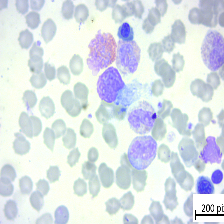
#> input picture engine_cancer/tmp/prepared_data/benign/Benign1066.png, 224 x 224 px, given in place of F1.jpg, which was not available
$ python main.py
#> lines starting #> are read from the running program, lines starting #| are printed output that depends on the picture; after the words box and inside, x2 and y2 are one past the last pixel; in counts of white or black regions, pixels touching at a corner belong together; pictures that were not available may be replaced by others from this repository, and a replacement may not be noted
import cv2
import show
import numpy as np
import matplotlib.pyplot as plt

from sklearn.cluster import KMeans
from imutils import paths
from scipy import ndimage as ndi
from skimage import morphology

class crp:
    def __init__(self):
        self.img = "./F1.jpg"
        # self.o_img = []

    def crop(self):
        i= cv2.imread(self.img)
#> i is the input picture: shape (224, 224, 3); mean B, G, R 231.7, 225.6, 218.1
        i= cv2.cvtColor(i, cv2.COLOR_BGR2RGB)
        i= cv2.resize(i,(300,300))
#> i: shape (300, 300, 3)
        # self.o_img.append(i)

        i_lab = cv2.cvtColor(i, cv2.COLOR_RGB2LAB)
#> i_lab: shape (300, 300, 3); mean of channels 0, 1, 2 227.8, 127.1, 124
        l,a,b = cv2.split(i_lab)
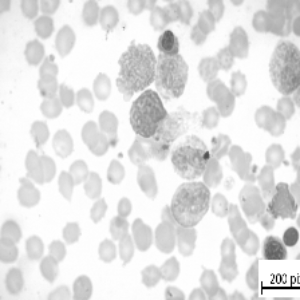
#> l: shape (300, 300); min 0, max 255, mean 227.8
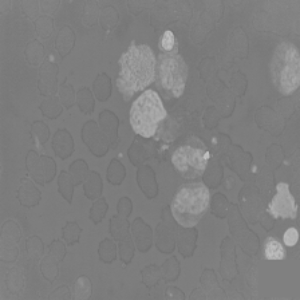
#> a: shape (300, 300); min 111, max 194, mean 127.1
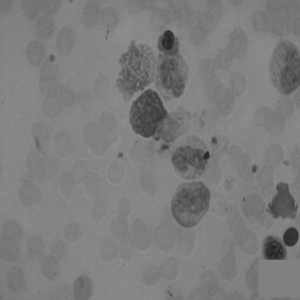
#> b: shape (300, 300); min 37, max 147, mean 124
        # a_img.append(a)

        i2 = a.reshape(a.shape[0]*a.shape[1],1)
        km= KMeans(n_clusters=7, random_state=0).fit(i2)
        p2s= km.cluster_centers_[km.labels_]
        ic= p2s.reshape(a.shape[0],a.shape[1])
        ic = ic.astype(np.uint8)
        # c_img.append(ic)/

        r,t = cv2.threshold(ic,141,255 ,cv2.THRESH_BINARY)
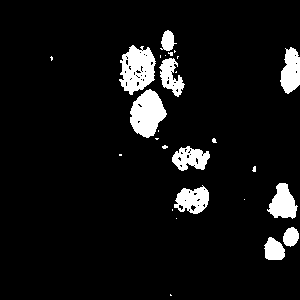
#> t: shape (300, 300); 7.2% white; 27 white regions (17 under 20 px), largest, box (x1, y1, x2, y2) and area: (119, 45, 156, 95) 1212, (130, 89, 167, 138) 1190, (267, 183, 298, 219) 690
        # b_img.append(t)

        fh = ndi.binary_fill_holes(t)
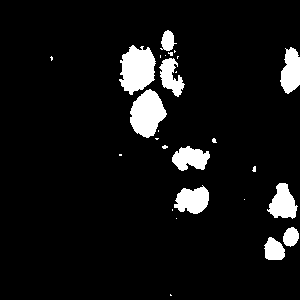
#> fh: shape (300, 300) bool; 7.4% white; 27 white regions (17 under 20 px), largest, box (x1, y1, x2, y2) and area: (119, 45, 156, 95) 1284, (130, 89, 167, 138) 1199, (174, 185, 209, 214) 708
        m1 = morphology.remove_small_objects(fh, 200)
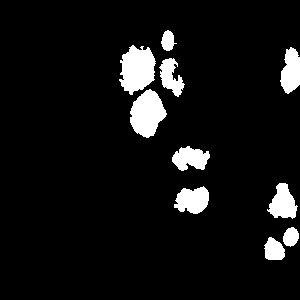
#> m1: shape (300, 300) bool; 7.3% white; 10 white regions, largest, box (x1, y1, x2, y2) and area: (119, 45, 156, 95) 1284, (130, 89, 167, 138) 1199, (174, 186, 209, 214) 707
        m2 = morphology.remove_small_holes(m1,250)
        # m2 = ndi.binary_fill_holes(m2)
        #m1 = m1.astype(np.uint8)
        #m1_imgs.append(m1)
        m2 = m2.astype(np.uint8)
        # m_img.append(m2)

        out = cv2.bitwise_and(i, i, mask=m2)
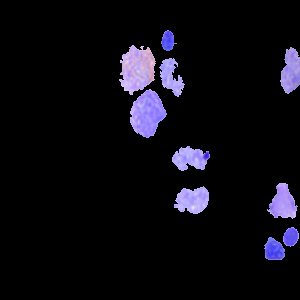
#> out: shape (300, 300, 3); mean R, G, B 12.3, 11, 17.6

#> (the run stopped early here; a loop or call above may not have finished)

$ run again, on engine_cancer/tmp/prepared_data/benign/Benign2242.png
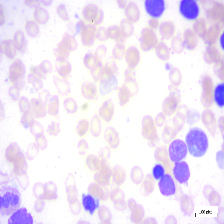
#> input picture engine_cancer/tmp/prepared_data/benign/Benign2242.png, 224 x 224 px, given in place of F1.jpg, which was not available
#> in crop, i is the input picture: shape (224, 224, 3); mean B, G, R 245.8, 226.7, 237.6
#> i_lab: shape (300, 300, 3); mean of channels 0, 1, 2 233.4, 135.7, 120
#> in crop, `r,t = cv2.threshold(ic,141,255 ,cv2.THRESH_BINARY)`:
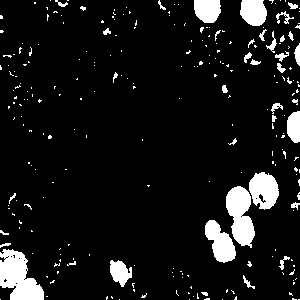
#> t: shape (300, 300); 8.9% white; 252 white regions (214 under 20 px), largest, box (x1, y1, x2, y2) and area: (0, 249, 44, 300) 1423, (226, 186, 255, 248) 1163, (249, 172, 279, 210) 814
#> fh: shape (300, 300) bool; 9% white; 252 white regions (214 under 20 px), largest, box (x1, y1, x2, y2) and area: (0, 249, 44, 300) 1444, (226, 186, 255, 248) 1164, (249, 172, 279, 210) 840
#> m2: shape (300, 300) bool; 6.9% white; 8 white regions, largest, box (x1, y1, x2, y2) and area: (0, 249, 44, 300) 1607, (226, 186, 255, 248) 1164, (249, 172, 279, 210) 840
#> in crop, `out = cv2.bitwise_and(i, i, mask=m2)`:
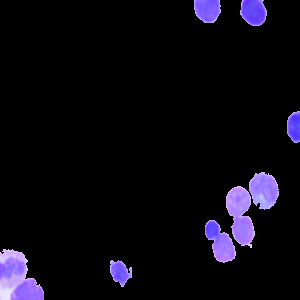
#> out: shape (300, 300, 3); mean R, G, B 11, 8.7, 17.5

$ run again, on engine_cancer/tmp/prepared_data/benign/Benign2398.png
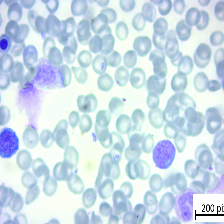
#> input picture engine_cancer/tmp/prepared_data/benign/Benign2398.png, 224 x 224 px, given in place of F1.jpg, which was not available
#> in crop, i is the input picture: shape (224, 224, 3); mean B, G, R 233.6, 221.1, 203.4
#> i_lab: shape (300, 300, 3); mean of channels 0, 1, 2 222.4, 125, 119.8
#> in crop, `r,t = cv2.threshold(ic,141,255 ,cv2.THRESH_BINARY)`:
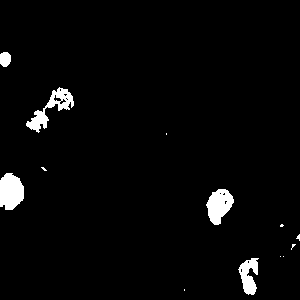
#> t: shape (300, 300); 3% white; 13 white regions (8 under 20 px), largest, box (x1, y1, x2, y2) and area: (0, 173, 24, 210) 712, (26, 87, 74, 133) 668, (206, 189, 234, 225) 647, (238, 258, 259, 295) 459, (0, 52, 11, 67) 138
#> fh: shape (300, 300) bool; 3% white; 13 white regions (8 under 20 px), largest, box (x1, y1, x2, y2) and area: (0, 173, 24, 210) 712, (26, 87, 74, 133) 710, (206, 189, 234, 225) 655, (238, 258, 259, 295) 464, (0, 52, 11, 67) 138
#> m1: shape (300, 300) bool; 2.8% white; 4 white regions, box (x1, y1, x2, y2) and area: (0, 173, 24, 210) 712, (26, 87, 74, 133) 710, (206, 189, 234, 225) 655, (238, 258, 259, 295) 464
#> in crop, `out = cv2.bitwise_and(i, i, mask=m2)`:
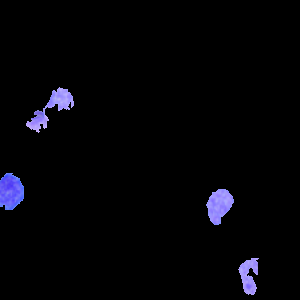
#> out: shape (300, 300, 3); mean R, G, B 4, 3.8, 7.1

$ run again, on engine_cancer/tmp/prepared_data/benign/Benign3610.png
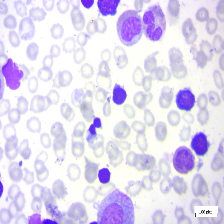
#> input picture engine_cancer/tmp/prepared_data/benign/Benign3610.png, 224 x 224 px, given in place of F1.jpg, which was not available
#> in crop, i is the input picture: shape (224, 224, 3); mean B, G, R 240.5, 218.4, 224.9
#> i_lab: shape (300, 300, 3); mean of channels 0, 1, 2 225.5, 135.1, 117.9
#> t: shape (300, 300); 10.4% white; 46 white regions (30 under 20 px), largest, box (x1, y1, x2, y2) and area: (157, 7, 222, 61) 2197, (120, 253, 179, 300) 1745, (0, 78, 32, 121) 828
#> fh: shape (300, 300) bool; 10.5% white; 46 white regions (30 under 20 px), largest, box (x1, y1, x2, y2) and area: (157, 7, 222, 61) 2274, (120, 253, 179, 300) 1776, (0, 78, 32, 121) 828
#> in crop, `out = cv2.bitwise_and(i, i, mask=m2)`:
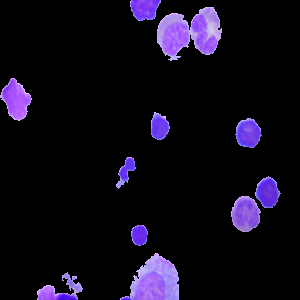
#> out: shape (300, 300, 3); mean R, G, B 15.2, 10.5, 23.9
